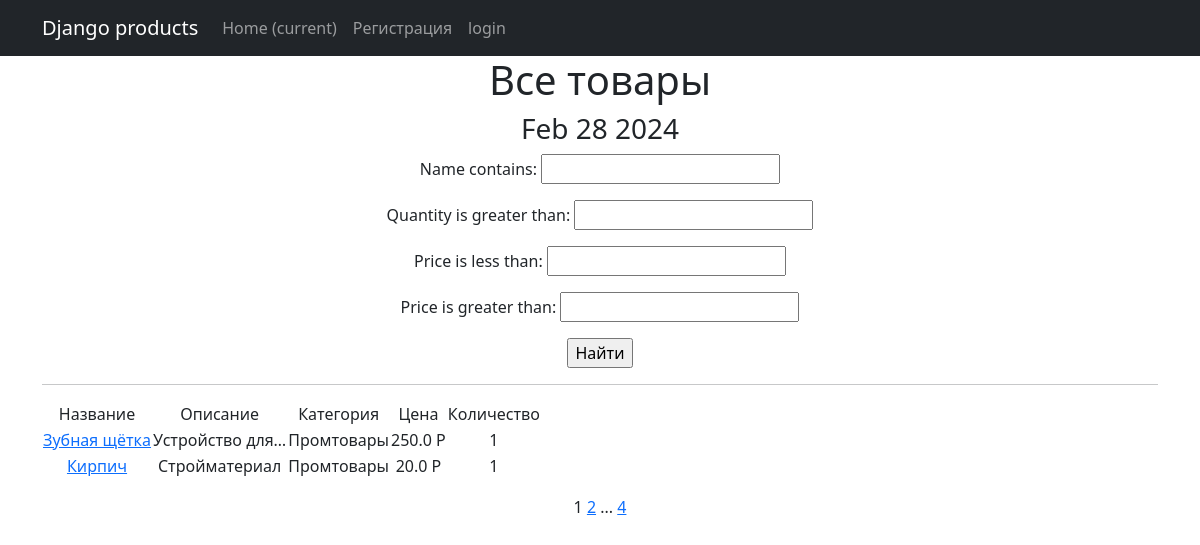
Screenshot of /products/ with the database file from the repository.
### simpleapp/models.py (models this page shows, shortened)
class Product(models.Model):
    name = models.CharField(max_length=50,
                            unique=True)
    discription = models.TextField()
    quantity = models.IntegerField(validators=[MinValueValidator(0)],)
    category = models.ForeignKey(
        to='Category',
        on_delete=models.CASCADE,
        related_name='products'
    )
    price = models.FloatField(
        validators=[MinValueValidator(0.0)],
    )

class Category(models.Model):
    name = models.CharField(max_length=100,
                            unique=True)

### simpleapp/views.py (the view)
# urls.py: path('', ProductView.as_view(), name='product_list'),
class ProductView(ListView):
    model = Product
    ordering = 'name'
    template_name = 'products.html'
    context_object_name = 'products'
    paginate_by = 2  # вот так мы можем указать количество записей на странице
    def get_queryset(self):
        queryset = super().get_queryset()
        self.filterset = ProductFilter(self.request.GET, queryset)
        return self.filterset.qs
    def get_context_data(self, **kwargs):
       context = super().get_context_data(**kwargs)
       context['filterset'] = self.filterset
       context['time_now'] = datetime.utcnow()
       return context

### simpleapp/templatetags/custom_filters.py (called while the page is built)
@register.filter()
def currency(value, code='rub'):
   postfix = CURRENCIES_SYMBOLS[code]
   return f'{value} {postfix}'

### simpleapp/templatetags/custom_tags.py (called while the page is built)
@register.simple_tag()
def current_time(format_string='%b %d %Y'):
   return datetime.utcnow().strftime(format_string)

@register.simple_tag(takes_context=True)
def url_replace(context, **kwargs):
   d = context['request'].GET.copy()
   for k, v in kwargs.items():
       d[k] = v
   return d.urlencode()

### simpleapp/templates/products.html (shortened to what this page needs)
{% extends 'simpleapp/default.html' %}
{% load custom_filters %}
{% load custom_tags %}
{% block content %}
<h1>Все товары</h1>
<h3>{% current_time '%b %d %Y' %}</h3>
   <form action="" method="get">
       {{ filterset.form.as_p }}
       <input type="submit" value="Найти" />
   </form>
   <hr>
   {% if products %}
       <table>
           <tr>
               <td>
                   Название
               </td>
               <td>
                   Описание
               </td>
               <td>
                   Категория
               </td>
               <td>
                   Цена
               </td>
               <td>
                   Количество
               </td>
           </tr>
           {% for product in products %}
           <tr>
               <td><a href="{% url 'product_detail' product.pk %}">{{ product.name }}</a></td>
               <td>{{ product.discription|truncatechars:15 }}</td>
               <td>{{ product.category.name }}</td>
               <td>{{ product.price|currency:'rub' }}</td>
               <td>{{ product.quantity }}</td>
           </tr>
           {% endfor %}
       </table>
   {% else %}
       <h2>Товаров нет!</h2>
   {% endif %}
   {{ page_obj.number }}
   {% if page_obj.has_next %}
       <a href="?{% url_replace page=page_obj.next_page_number %}">{{ page_obj.next_page_number }}</a>
       {% if paginator.num_pages != page_obj.next_page_number %}
           ...
           <a href="?{% url_replace page=page_obj.paginator.num_pages %}">{{ page_obj.paginator.num_pages }}</a>
       {% endif %}
   {% endif %}
{% endblock content %}

### simpleapp/templates/simpleapp/default.html (shortened to what this page needs)
<!DOCTYPE html>
<html lang="en">
    <head>
        {% load static %}
        <link href="{% static 'css/styles.css' %}" rel="stylesheet" />
    </head>
    <body>
        <nav class="navbar navbar-expand-lg navbar-dark bg-dark static-top">
            <div class="container">
                <a class="navbar-brand" href="{% url 'product_list' %}">Django products</a>
                <div class="collapse navbar-collapse" id="navbarResponsive">
                    <ul class="navbar-nav ml-auto">
                        <li class="nav-item active">
                            <a class="nav-link" href="#">Home
                                <span class="sr-only">(current)</span>
                            </a>
                        </li>
                        <li class="nav-item">
                            <a class="nav-link" href="{% url 'account_signup' %}">Регистрация</a>
                        </li>
                        <li class="nav-item">
                            <a class="nav-link" href="{% url 'account_login' %}">login</a>
                        </li>
                    </ul>
                </div>
            </div>
         </nav>
        <div class="container">
            <div class="row">
                <div class="col-lg-12 text-center">
                    {% block content %}{% endblock content %}
                </div>
            </div>
         </div>
    </body>

### rows the page displays
Product: name "Зубная щётка", discription "Устройство для…", category.name "Промтовары", price "250.0 Р", quantity "1"
Product: name "Кирпич", discription "Стройматериал", category.name "Промтовары", price "20.0 Р", quantity "1"

### other values shown
{{ page_obj.number }} "1"
{{ page_obj.next_page_number }} "2"
{{ page_obj.paginator.num_pages }} "4"
